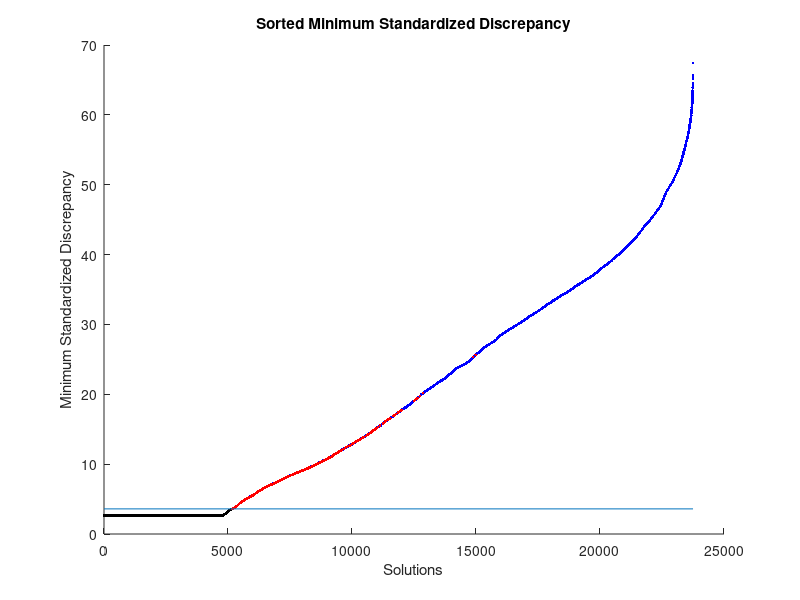

Write the MATLAB code that produced this figure. (Note: this script raises an error after producing the figure.)
load('tandem_M=1_iid_convex_budget_25.mat')

[sort_D_x0s, rerank] = sort(D_x0s);

group = zeros(size(D_x0s));
group(zs(rerank) == -Inf) = 1;
group(zs(rerank) == 0) = 2;
group(zs(rerank) == Inf) = 3;
groupColors = [0 0 1; 0 0 0; 1 0 0]; 
gscatter(1:size(D_x0s,1), sort_D_x0s, group, groupColors,'.')

xlabel('Solutions')
ylabel('Minimum Standardized Discrepancy')
title('Sorted Minimum Standardized Discrepancy')
line([0, card_feas_region], [D_cutoff_dinf, D_cutoff_dinf])
legend off
%intersect(feas_region(S_indicators_dinf==1,:), feas_region(S_poly_indicators_dinf==1,:),'rows')

%% Reproduce PO bug

bug_soln_index = find(zs == Inf, 1);
x0 = feas_region(bug_soln_index,:);

addpath('..\..\src')
[A, C, b] = setup_convex(x0, exp_set, prop_params);

p = size(A,1); % Number of constraints
k = size(A,2); % Number of solutions in experimental set
q = size(C,2); % Number of unprojected components

bprime = b + D_cutoff_dinf * abs(A)*sqrt(sample_var./n_vec);

f_LP = bprime - A*sample_mean;
A_LP = -speye(p);
b_LP = zeros(p,1);
Aeq_LP = C';
beq_LP = zeros(q,1);

[~, z, exit_flag] = linprog(f_LP, A_LP, b_LP, Aeq_LP, beq_LP, [], [], []);
R = rref(Aeq_LP);
%[~, z, exit_flag] = linprog(f_LP, A_LP, b_LP, R(1:end-1,:), beq_LP(1:end-1), [], [], []);

%% Check if any 5 points are co-planar
%combos = combnk(1:100,5); % too big to enumerate
combos = combnk(1:50,5);
for i = 1:size(combos,1)
    vectors_to_test = exp_set(combos(i,:),:);
    vector_diffs = vectors_to_test - vectors_to_test(1,:);
    rank_check = rank(vector_diffs(2:5,:));
    if rank_check <= 2
        disp(vectors_to_test)
        break
    end
end

histogram(exp_set(:,1), 25);

%%

rand_exp_set = feas_region(randi([0, size(feas_region, 1)], 100, 1),:);
